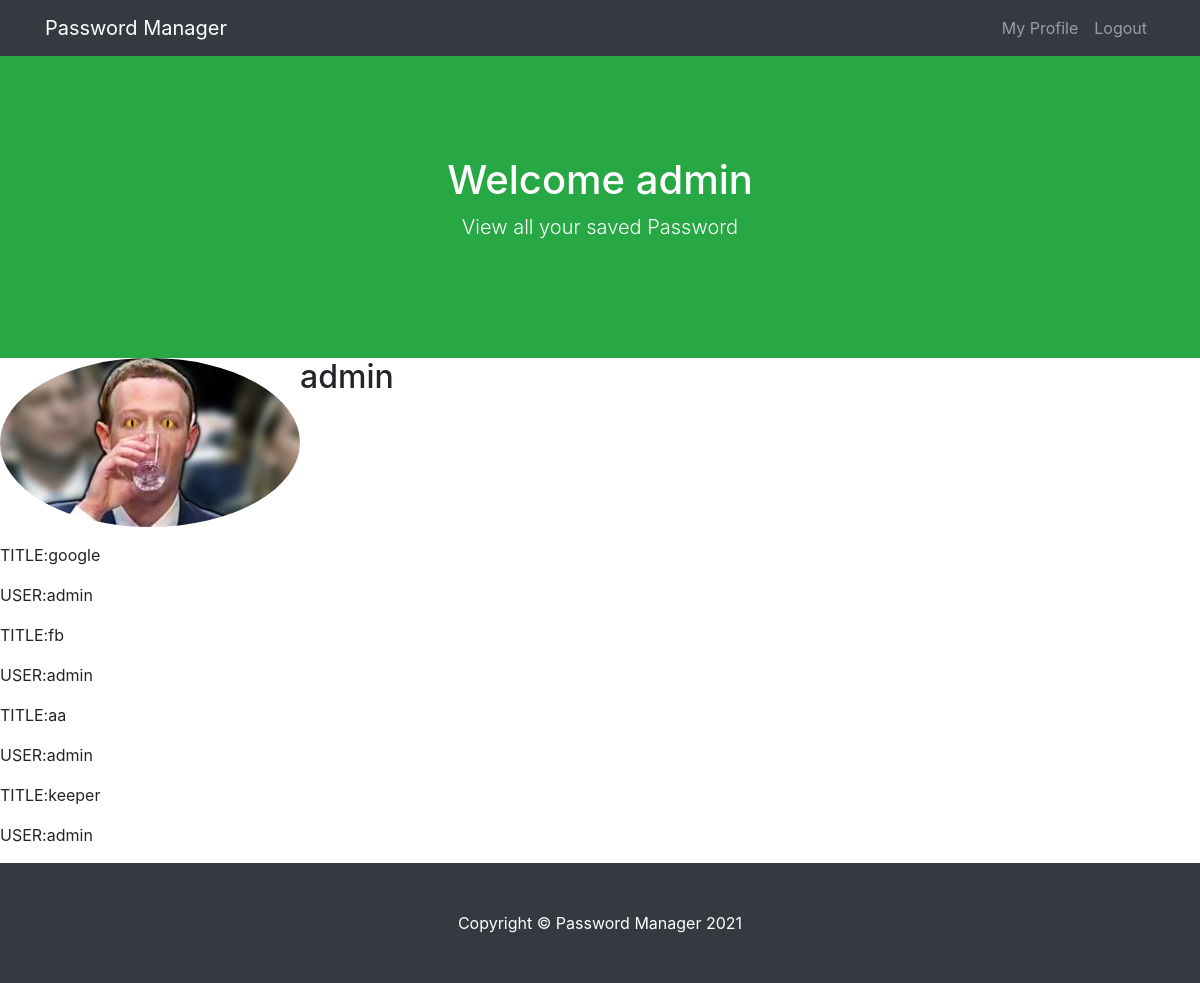
The app's page /profile/ (signed in), older data.
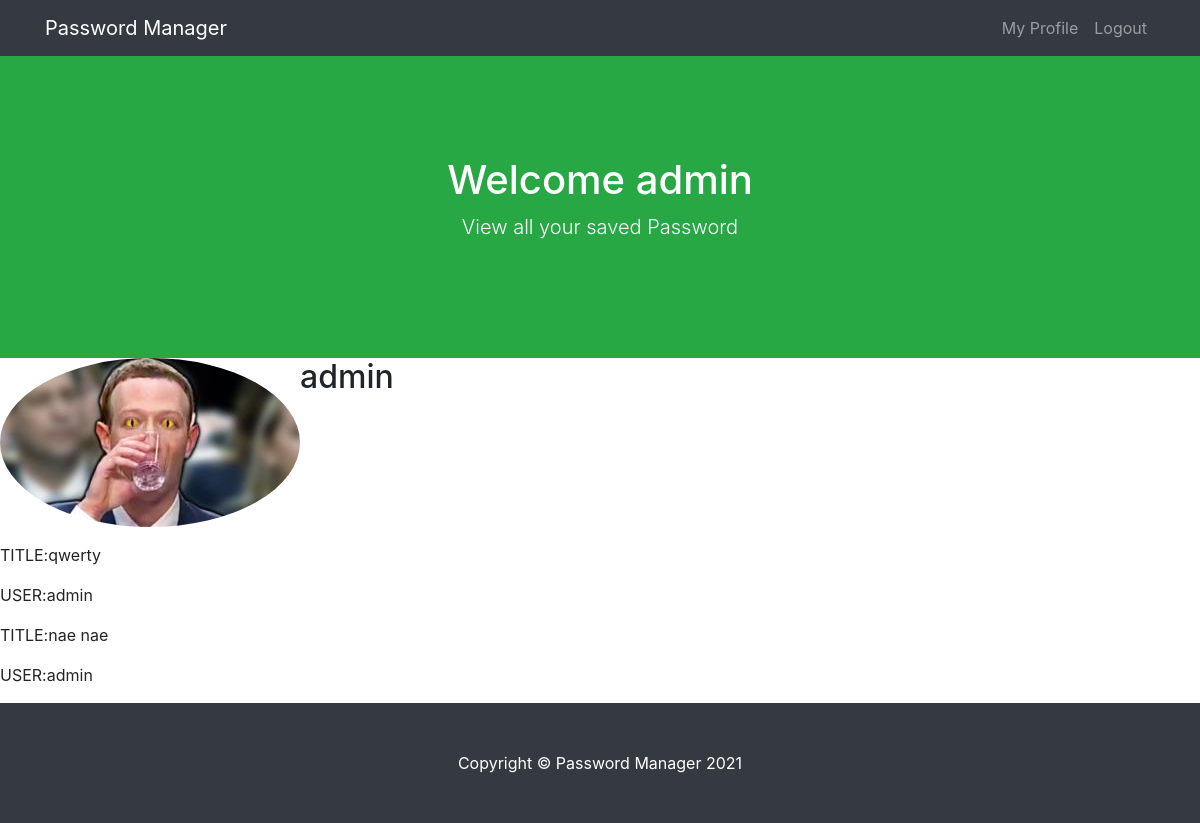
The same page, newer data.
### home/models.py (models this page shows, shortened)
class Profile(models.Model):
    user=models.OneToOneField(User,on_delete=models.CASCADE)
    image = models.ImageField(default='default.jpg',upload_to='profile_pics')

class Password(models.Model):
    title = models.CharField(max_length=122)
    website = models.CharField(max_length=122)
    user = models.CharField(max_length=122)
    myRange=models.CharField(max_length=122)
    wpass=models.CharField(max_length=100,default="l")
    pass_author=models.ForeignKey(User,on_delete=models.CASCADE,related_name='+')

### home/views.py (the view)
# urls.py: path('profile/', views.profilePage, name='profilePage'),
@login_required
def profilePage(request):
    log_user=request.user
    user_post=Password.objects.filter(pass_author=log_user)
    return render(request,'profile.html',{"user_post":user_post})

### templates/profile.html (shortened to what this page needs)
{% extends 'base.html' %}
{% block header %}
    <header class="bg-success text-white">
        <div class="container text-center">
            <h1>Welcome {{user}}</h1>
            <p class="lead">View all your saved Password</p>
        </div>
    </header>
    {% endblock header %}
   {% block body %}
   <div class="content-section">
  <div class="media">
    <img class="rounded-circle account-img" src="{{ user.profile.image.url }}">
    <div class="media-body">
      <h2 class="account-heading">{{user.username}}</h2>
    </div>
  </div>
    <p>{% for i in user_post %}
<p>TITLE:{{i.title}}</p>
<p>USER:{{i.pass_author}}</p>
{% endfor %}
</p>
{% endblock body %}

### templates/base.html (shortened to what this page needs)
<!DOCTYPE html>
<html lang="en">
{% load static %}
<head>
  <link rel="stylesheet" href="https://stackpath.bootstrapcdn.com/bootstrap/4.3.1/css/bootstrap.min.css"
>
  <link rel="stylesheet" href="{% static '/css/style.css'%}">
  <link href="{%static '/css/scrolling-nav.css'%}" rel="stylesheet">
</head>
<nav class="navbar navbar-expand-lg navbar-dark bg-dark fixed-top" id="mainNav">
  <div class="container">
    <a class="navbar-brand js-scroll-trigger" href="{% url 'home' %}">Password Manager</a>
    <div class="collapse navbar-collapse" id="navbarResponsive">
      <ul class="navbar-nav ml-auto">
        {% if user.is_authenticated %}
        <li class="nav-item">
          <a class="nav-link js-scroll-trigger" href="{% url "profilePage" %}">My Profile</a>
        </li>
          <li class="nav-item">
          <a class="nav-link js-scroll-trigger" href="{% url "logoutPage" %}">Logout</a>
        </li>
        {% endif %}
      </ul>
    </div>
  </div>
</nav>
{% block header %}{% endblock header %}
{% block body %}{% endblock body %}
<footer class="py-5 bg-dark">
  <div class="container">
    <p class="m-0 text-center text-white">Copyright &copy; Password Manager 2021</p>
  </div>
</footer>
</html>

### static/css/scrolling-nav.css (style rules this page uses)
header { padding: 156px 0 100px; }

Row changes from the older to the newer data that the page shows:
removed Password: title "google", pass_author "admin"
removed Password: title "fb", pass_author "admin"
removed Password: title "aa", pass_author "admin"
removed Password: title "keeper", pass_author "admin"
added Password: title "qwerty", pass_author "admin"
added Password: title "nae nae", pass_author "admin"
